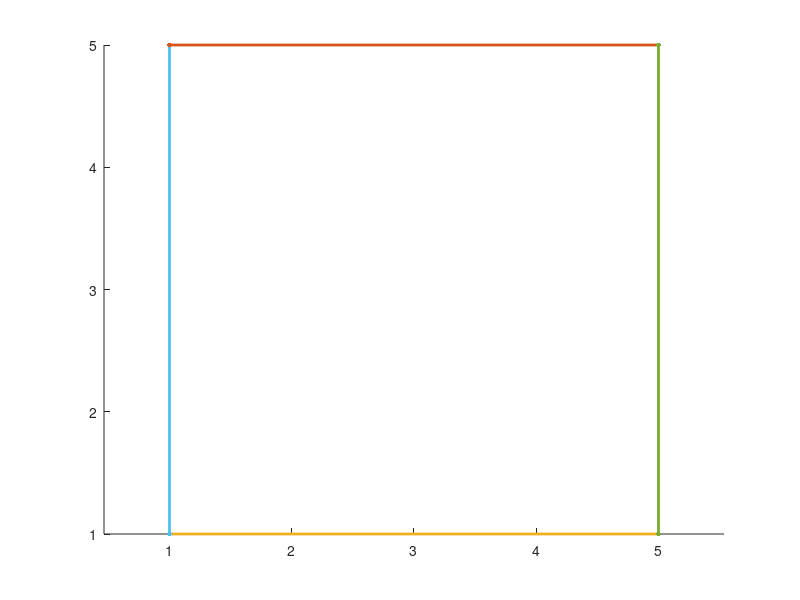

Source code (MATLAB):
function res = test2()
res = 0
figure; hold on; axis equal;
plot([1 1],[1 1], 'LineWidth', 2, 'Marker', '.', 'MarkerSize', 10)
plot([5 5],[1 1], 'LineWidth', 2, 'Marker', '.', 'MarkerSize', 10)
plot([1 5],[1 1], 'LineWidth', 2, 'Marker', '.', 'MarkerSize', 10)
plot([1.00001 1.00001],[1.00001 1.00001], 'LineWidth', 2, 'Marker', '.', 'MarkerSize', 10)
plot([1.00001 1.00001],[5.00001 5.00001], 'LineWidth', 2, 'Marker', '.', 'MarkerSize', 10)
plot([1.00001 1.00001],[1.00001 5.00001], 'LineWidth', 2, 'Marker', '.', 'MarkerSize', 10)
plot([1 1],[5.00002 5.00002], 'LineWidth', 2, 'Marker', '.', 'MarkerSize', 10)
plot([5 5],[5 5], 'LineWidth', 2, 'Marker', '.', 'MarkerSize', 10)
plot([1 5],[5.00002 5], 'LineWidth', 2, 'Marker', '.', 'MarkerSize', 10)
plot([4.99999 4.99999],[5 5], 'LineWidth', 2, 'Marker', '.', 'MarkerSize', 10)
plot([4.99999 4.99999],[0.999999 0.999999], 'LineWidth', 2, 'Marker', '.', 'MarkerSize', 10)
plot([4.99999 4.99999],[5 0.999999], 'LineWidth', 2, 'Marker', '.', 'MarkerSize', 10)
